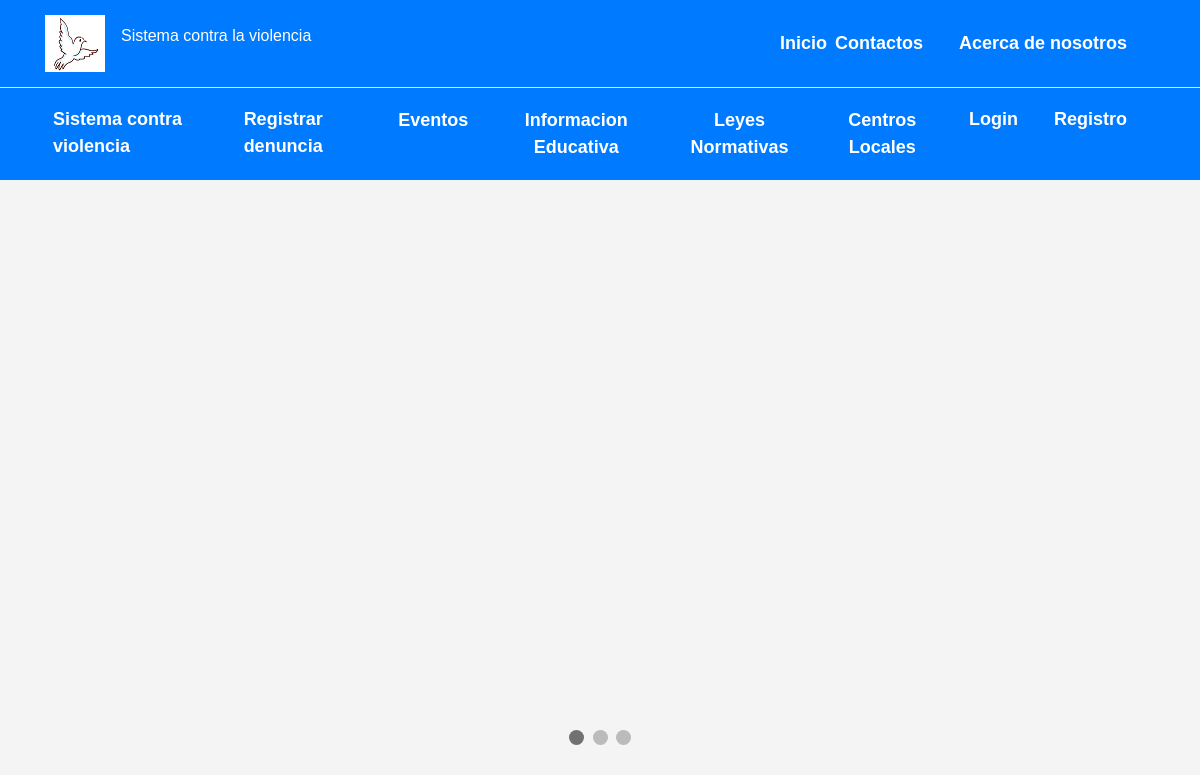
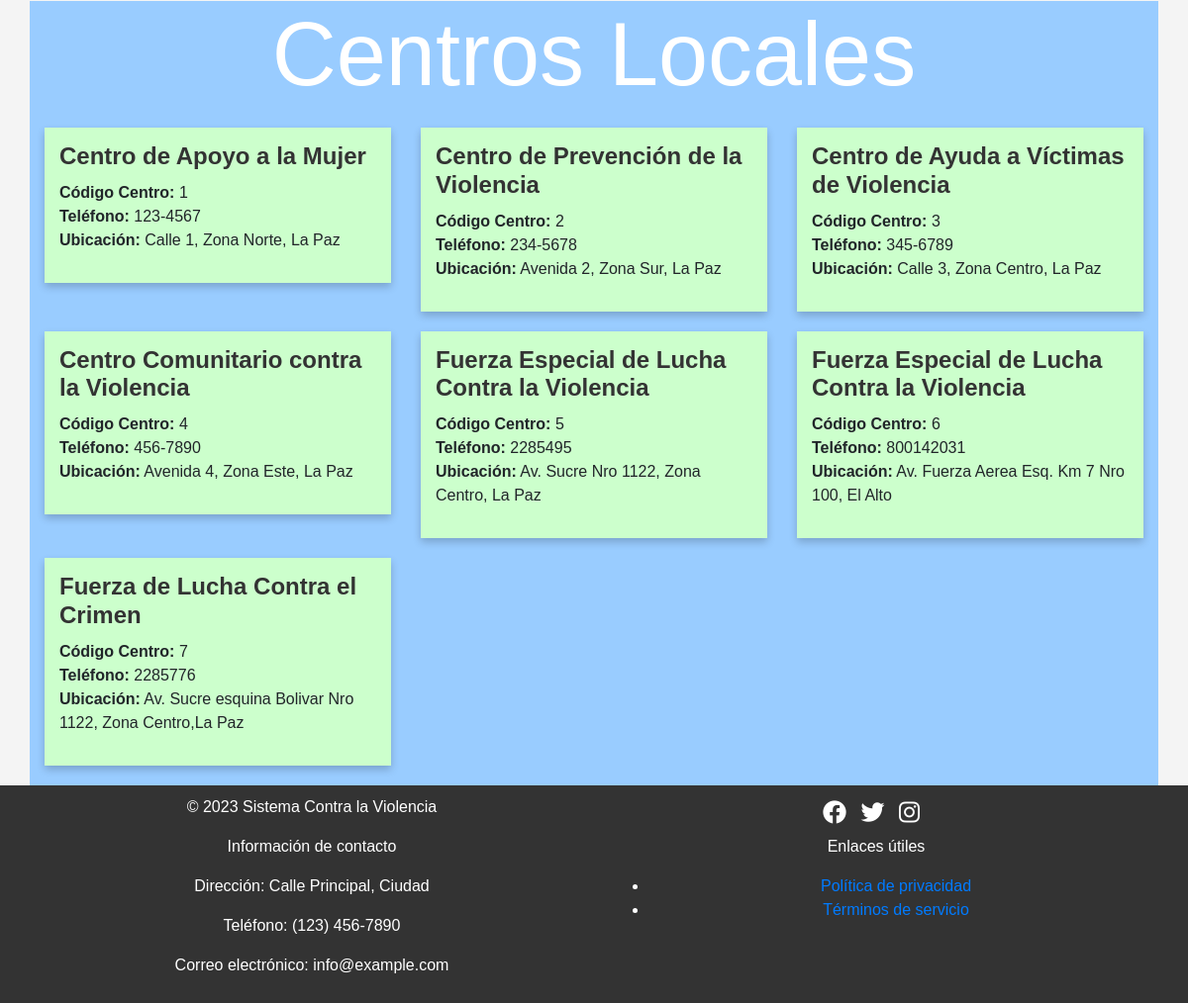
/vista/panelWebCentrosLocales.php, run on the app's committed database (2 pictures, top to bottom).
### tables this page shows
CREATE TABLE `centro_local` (
  `codCentro` int(11) NOT NULL,
  `nombre` varchar(100) DEFAULT NULL,
  `telefono` varchar(20) DEFAULT NULL,
  `ubicacion` varchar(100) DEFAULT NULL,
  `archivo` varchar(100) DEFAULT NULL,
  `ci` int(11) DEFAULT NULL
);

### modelo/CentroLocalClase.php (called while the page is built, shortened)
<?php
class CentroLocal {
    public function lista() {
        $db = new Conexion();
        $sql = $db->query("SELECT * FROM centro_local");
        return ($sql);
    }
}
?>

### controlador/panelWebCentrosLocales.php (called while the page is built, shortened)
<?php
include("../modelo/CentroLocalClase.php");
$centro=new CentroLocal("","","","","","");
$res4 = $centro->lista();
?>

### vista/panelWebCentrosLocales.php (the view, shortened to what this page needs)
<?php
include("../controlador/panelWebCentrosLocales.php");
?>
<!DOCTYPE html>
<html lang="es">
<head>
    <link rel="stylesheet" href="https://maxcdn.bootstrapcdn.com/bootstrap/4.5.2/css/bootstrap.min.css">
    <link rel="stylesheet" href="https://cdnjs.cloudflare.com/ajax/libs/font-awesome/6.0.0-beta3/css/all.min.css">
    <link href="https://cdnjs.cloudflare.com/ajax/libs/fullcalendar/6.1.8/main.min.css" rel="stylesheet">
    <link rel="stylesheet" href="../controlador/estilos/style.css">
    <link rel="stylesheet" href="https://cdnjs.cloudflare.com/ajax/libs/animate.css/4.1.1/animate.min.css">
</head>
<body>
    <nav class="navbar navbar-expand-lg navbar-dark bg-primary">
        <div class="container">
            <a class="navbar-brand" href="#"><img src="logos/logo.png" alt="logo"></a>
            <p style="color:white;">Sistema contra la violencia</p>
            <ul class="navbar-nav ml-auto" style="display: flex; align-items: center;">
                <form action="../controlador/panelWeb.php" method="post" accept-charset="utf-8" style="display: inline;">
                    <button type="submit" class="nav-link text-white" name="inicio" style="background: none; border: none; padding: 0; margin: 0; cursor: pointer;">Inicio</button>
                </form>
                <li class="nav-item">
                    <a class="nav-link text-white" href="../controlador/contactosLista.php">Contactos</a>
                </li>
                <li class="nav-item">
                    <a class="nav-link text-white" href="#">Acerca de nosotros</a>
                </li>
            </ul>
        </div>
    </nav>
    <nav class="navbar navbar-expand-lg navbar-dark bg-primary">
        <div class="container">
            <div class="collapse navbar-collapse" id="navbarNav">
                <ul class="navbar-nav">
                    <li class="nav-item">
                        <a class="nav-link text-white" href="#">Sistema contra violencia</a>
                    </li>
                    <li class="nav-item">
                        <a class="nav-link text-white" href="../controlador/denunciaRegistro.php">Registrar denuncia</a>
                    </li>
                    <li class="nav-item">
                        <form action="panelWebEventos.php" method="post" accept-charset="utf-8" style="display: inline;">
                            <button type="submit" class="btn btn-link nav-link text-white" name="eventos">Eventos</button>
                        </form>
                    </li>
                    <li class="nav-item">
                        <form action="panelWebInformacionEducativa.php" method="post" accept-charset="utf-8" style="display: inline;">
                            <button type="submit" class="btn btn-link nav-link text-white" name="informacionEducativa">Informacion Educativa</button>
                        </form>
                    </li>
                    <li class="nav-item">
                        <form action="panelWebLeyes.php" method="post" accept-charset="utf-8" style="display: inline;">
                            <button type="submit" class="btn btn-link nav-link text-white" name="leyes">Leyes Normativas</button>
                        </form>
                    </li>
                    <li class="nav-item">
                        <form action="panelWebCentrosLocales.php" method="post" accept-charset="utf-8" style="display: inline;">
                            <button type="submit" class="btn btn-link nav-link text-white" name="centrosLocales">Centros Locales</button>
                        </form>
                    </li>
                    <li class="nav-item">
                        <a class="nav-link text-white" href="login.php">Login</a>
                    </li>
                    <li class="nav-item">
                        <a class="nav-link text-white" href="usuarioRegistro.php">Registro</a>
                    </li>
                </ul>
            </div>
        </div>
    </nav>
    <div class="container mt-4" id="slider-inicial">
        <?php include("slide.php"); ?>
    </div>
    <div class="container mt-4" id="centroLocal">
        <h1 class="text-center">Centros Locales</h1>
        <div class="row">
            <?php
            while ($reg = mysqli_fetch_array($res4)) {
                ?>
                <div class="col-md-4 animate__animated animate__fadeInUp">
                    <div class="custom-card">
                        <div class="card-body">
                            <h5 class="card-title"><?php echo $reg['nombre']; ?></h5>
                            <ul class="list-unstyled">
                                <li><strong>Código Centro:</strong> <?php echo $reg['codCentro']; ?></li>
                                <li><strong>Teléfono:</strong> <?php echo $reg['telefono']; ?></li>
                                <li><strong>Ubicación:</strong> <?php echo $reg['ubicacion']; ?></li>
                            </ul>
                        </div>
                    </div>
                </div>
                <?php
            }
            ?>
        </div>
    </div>
    <footer>
        <div class="container">
            <div class="row">
                <div class="col-md-6">
                    <p>&copy; 2023 Sistema Contra la Violencia</p>
                </div>
                <div class="col-md-6">
                    <a href="#" class="social-icons"><i class="fab fa-facebook"></i></a>
                    <a href="#" class="social-icons"><i class="fab fa-twitter"></i></a>
                    <a href="#" class="social-icons"><i class="fab fa-instagram"></i></a>
                </div>
            </div>
            <div class="row">
                <div class="col-md-6">
                    <p>Información de contacto</p>
                    <p>Dirección: Calle Principal, Ciudad</p>
                    <p>Teléfono: (123) 456-7890</p>
                    <p>Correo electrónico: info@example.com</p>
                </div>
                <div class="col-md-6">
                    <p>Enlaces útiles</p>
                    <ul>
                        <li><a href="#">Política de privacidad</a></li>
                        <li><a href="#">Términos de servicio</a></li>
                    </ul>
                </div>
            </div>
        </div>
    </footer>
</body>
</html>

### controlador/estilos/style.css (style rules this page uses)
body { background-color: #f4f4f4; font-family: Arial, sans-serif; }
.navbar { background-color: #333; padding: 10px 0; }
.navbar-nav .nav-link { font-size: 18px; font-weight: bold; color: white; margin-right: 20px; transition: color 0.3s; }
.card-body { padding: 15px; }
.card-title { font-size: 24px; font-weight: bold; color: #333; margin-bottom: 10px; }
footer { background-color: #333; color: white; text-align: center; padding: 20px 0; }
.social-icons { font-size: 24px; margin-right: 10px; color: white; text-decoration: none; }

### vista/panelWebCentrosLocales.php (style rules this page uses)
footer { background-color: #333; color: white; text-align: center; padding: 10px 0; }
.animate__animated { animation-duration: 1s; }
.custom-card { background-color: #ccffcc; border: none; margin-bottom: 20px; box-shadow: 0 4px 8px 0 rgba(0, 0, 0, 0.2); transition: transform 0.2s; }
#centroLocal { background-color: #99ccff; }
#centroLocal h1 { font-size: 90px; color: #ffffff; text-align: center; margin-bottom: 20px; }

### vista/slide.php (style rules this page uses)
* { box-sizing: border-box; }
body { font-family: Verdana, sans-serif; }
img { vertical-align: middle; }

### data on the page
centro_local: nombre "Centro de Apoyo a la Mujer", codCentro "1", telefono "123-4567", ubicacion "Calle 1, Zona Norte, La Paz"
centro_local: nombre "Centro de Prevención de la Violencia", codCentro "2", telefono "234-5678", ubicacion "Avenida 2, Zona Sur, La Paz"
centro_local: nombre "Centro de Ayuda a Víctimas de Violencia", codCentro "3", telefono "345-6789", ubicacion "Calle 3, Zona Centro, La Paz"
centro_local: nombre "Centro Comunitario contra la Violencia", codCentro "4", telefono "456-7890", ubicacion "Avenida 4, Zona Este, La Paz"
centro_local: nombre "Fuerza Especial de Lucha Contra la Violencia", codCentro "5", telefono "2285495", ubicacion "Av. Sucre Nro 1122, Zona Centro, La Paz"
centro_local: nombre "Fuerza Especial de Lucha Contra la Violencia", codCentro "6", telefono "800142031", ubicacion "Av. Fuerza Aerea Esq. Km 7 Nro 100, El Alto"
centro_local: nombre "Fuerza de Lucha Contra el Crimen", codCentro "7", telefono "2285776", ubicacion "Av. Sucre esquina Bolivar Nro 1122, Zona Centro,La Paz"
